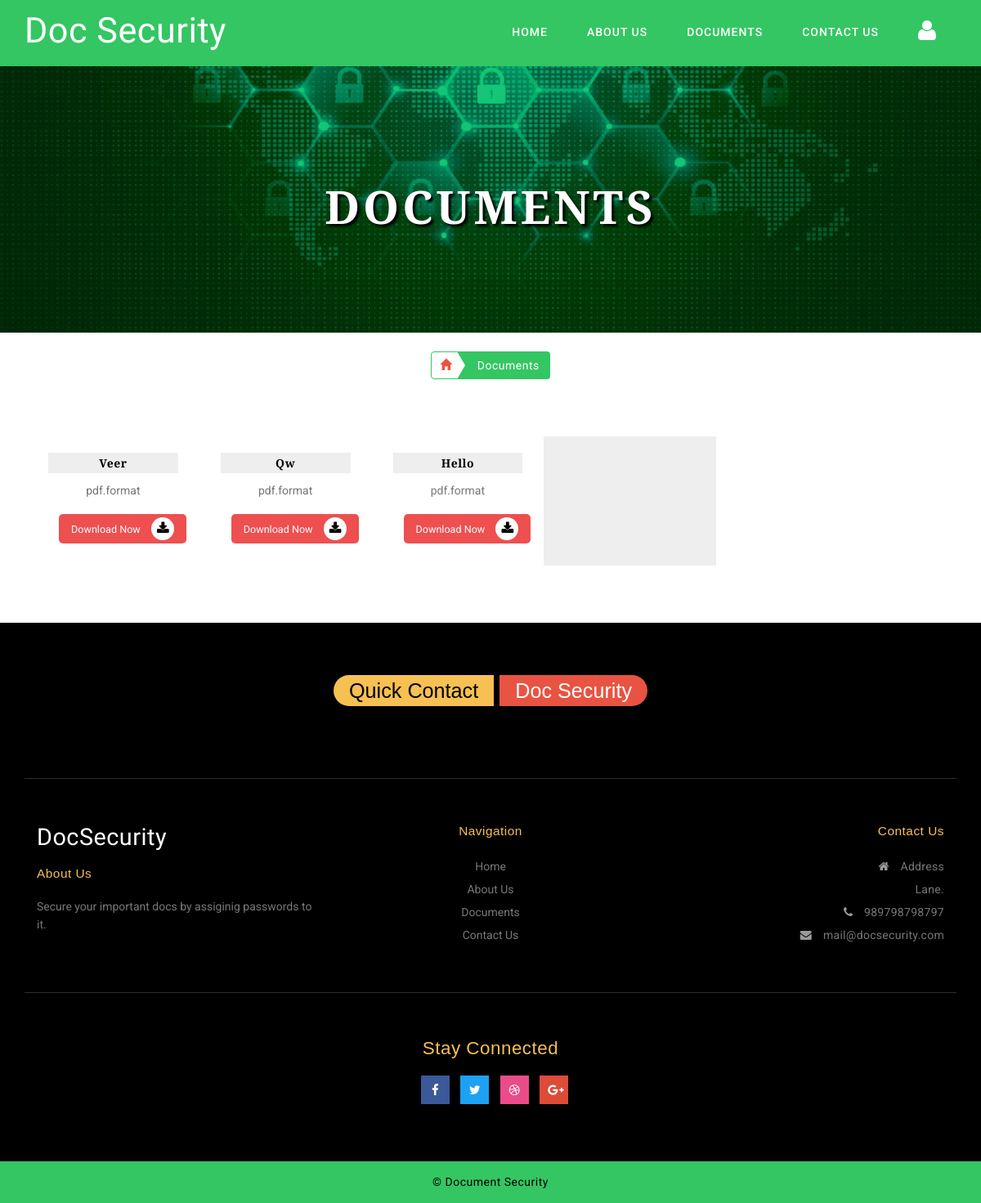
The page /document/ on the database as committed earlier.
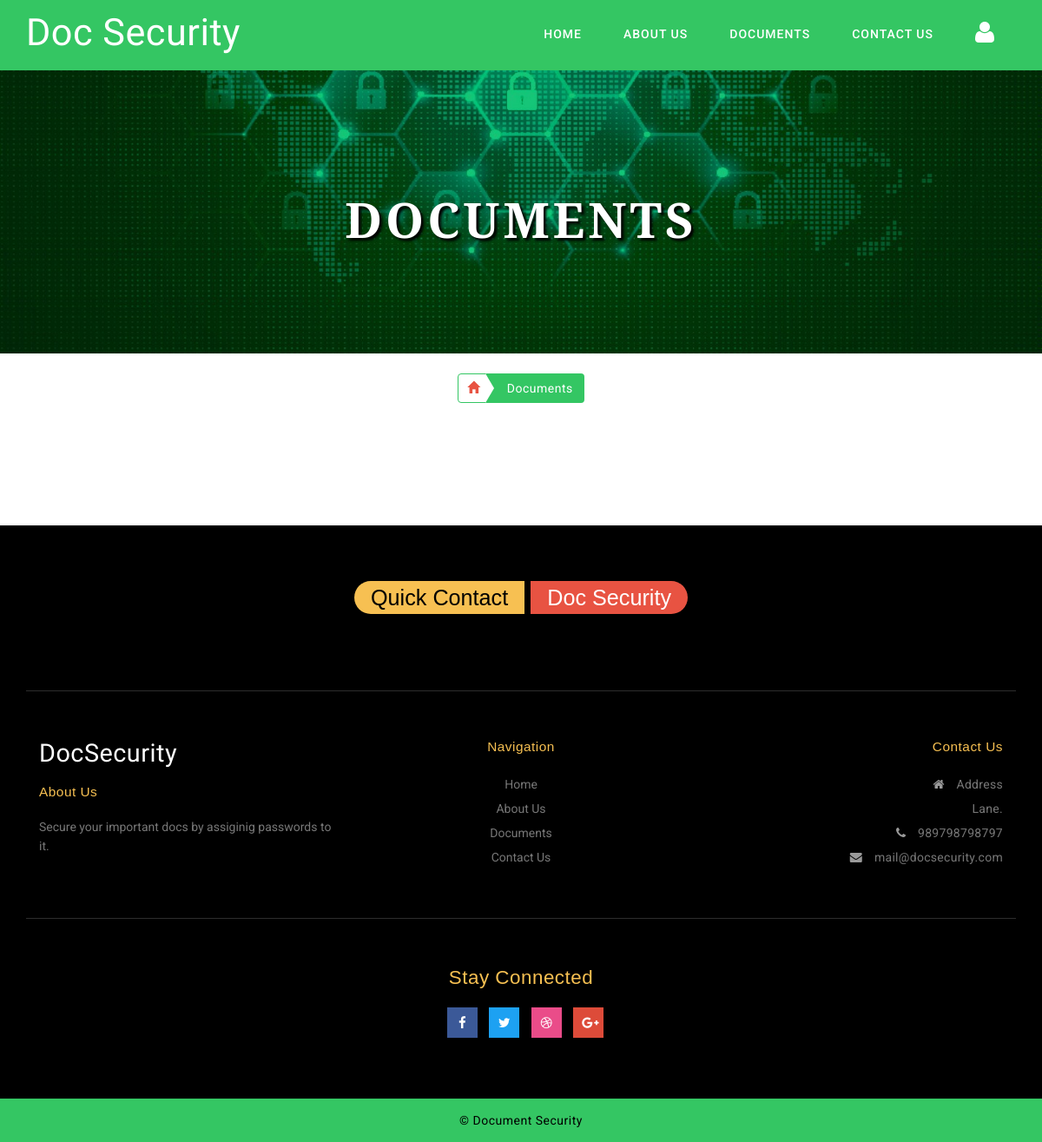
The same page on the database as committed later.
### userportal/models.py (models this page shows, shortened)
class Doc_Detail(models.Model):
	doc_id = models.AutoField(primary_key=True)
	doc_user = models.ForeignKey(User, on_delete=models.CASCADE)
	doc_category = models.CharField(max_length=20)
	doc_title = models.CharField(max_length=30)
	doc_tech = models.CharField(max_length=30)
	doc = models.FileField(upload_to='userportal/document')

### userportal/views.py (the view)
# urls.py: path('document/', views.document, name='document'),
def document(request):
	l1 = Doc_Detail.objects.all()
	return render(request, 'document.html', {
		'list1' : l1
		})

### userportal/templates/document.html (shortened to what this page needs)
{% extends 'basic.html' %}
{% block body %}
        <div class="banner-bg-inner">
            <div class="banner-text-inner">
                <div class="container">
                    <h2 class="title-inner">
                        Documents
                    </h2>
                </div>
            </div>
        </div>
         <div class="crumbs text-center">
            <div class="container">
                <div class="row">
                    <ul class="btn-group btn-breadcrumb bc-list">
                        <li class="btn btn1">
                            <a href="index.html">
                                <i class="glyphicon glyphicon-home"></i>
                            </a>
                        </li>
                        <li class="btn btn2">
                            <a href="/document/">Documents </a>
                        </li>
                    </ul>
                </div>
            </div>
        </div>
        <div class="innerf-pages section">
            <div class="container-cart">
                <div class="left-ads-display col-md-9">
                    <div class="wrapper_top_shop">
                        <div class="product-sec1">
                            {% for i in list1 %}
                            <div class="col-md-3 product-men">
                                <div class="product-chr-info chr">
                                    <div class="caption">
                                        <h4>{{i.doc_title}}</h4>
                                        <p>{{i.doc_category}}.format</p>
                                            <a href="{{ i.doc.url }}" class="btn btn-secondary" target="_blank">
                                                <button type="submit" class="chr-cart pchr-cart">Download Now
                                                    <i class="fa fa-download" aria-hidden="true"></i>
                                                </button>
                                            </a>
                                    </div>
                                </div>
                            </div>
                        {% endfor %}
                        </div>
                    </div>
                </div>
                <div class="clearfix"></div>
            </div>
        </div>
{% endblock %}

Rows that differ between the two databases and show on the page:
removed Doc_Detail: doc_title "Veer", doc_category "pdf"
removed Doc_Detail: doc_title "Qw", doc_category "pdf"
removed Doc_Detail: doc_title "Hello", doc_category "pdf"
